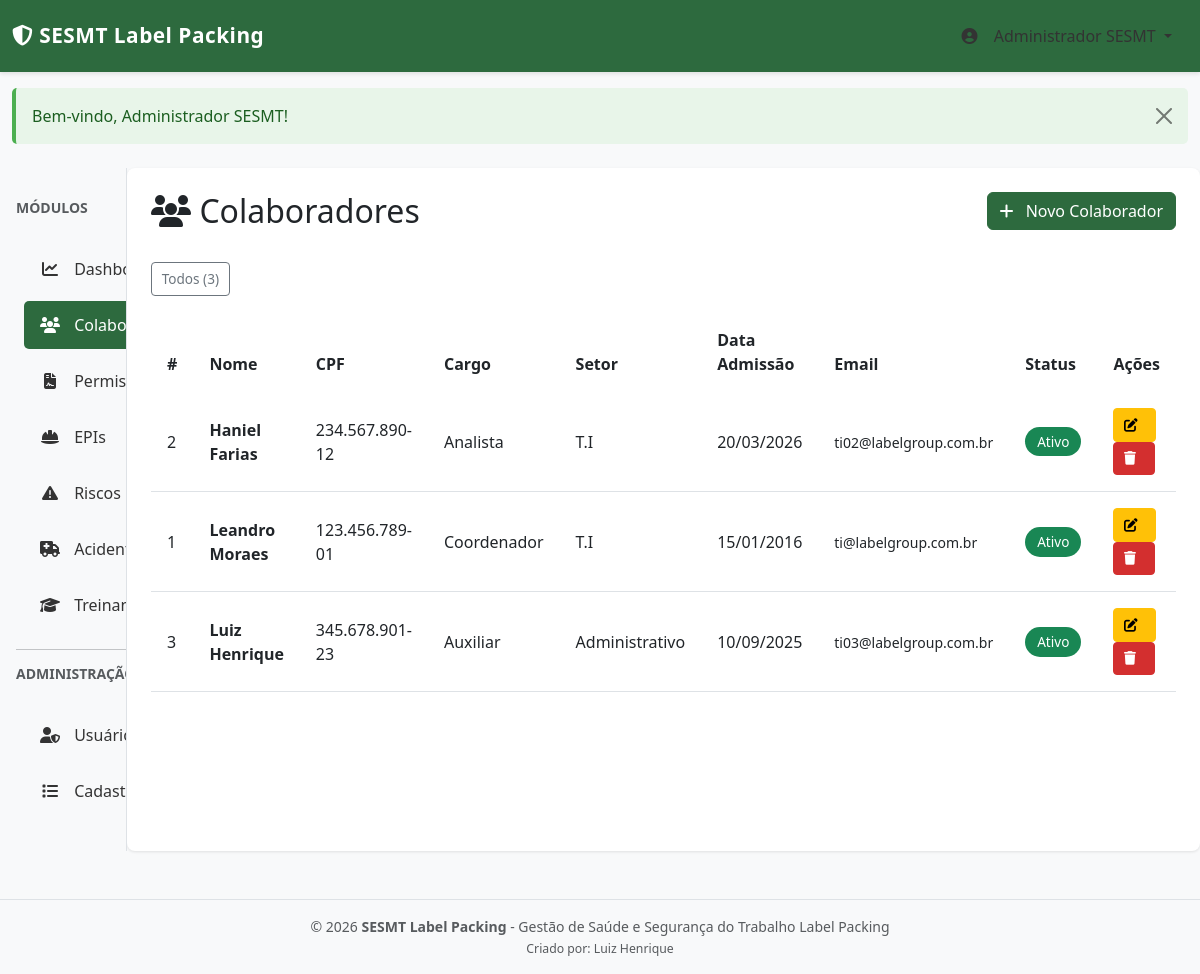
Page /index.php?page=employees (signed in) on the earlier database version.
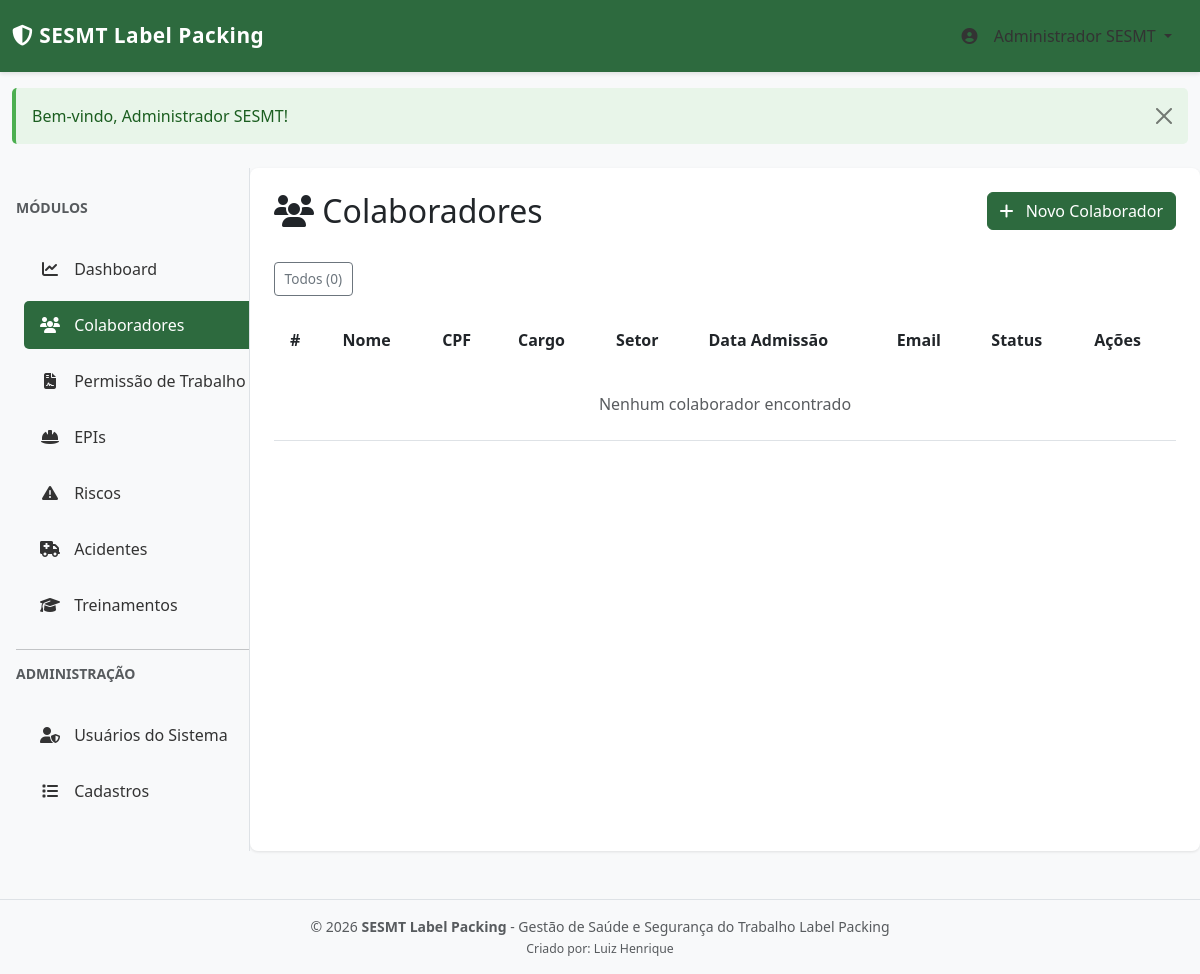
Same page on the later database version.
### tables this page shows
CREATE TABLE IF NOT EXISTS employees (
    id INT PRIMARY KEY AUTO_INCREMENT,
    name VARCHAR(255) NOT NULL,
    cpf VARCHAR(14) UNIQUE NOT NULL,
    email VARCHAR(255),
    job_title VARCHAR(255) NOT NULL,
    department VARCHAR(255) NOT NULL,
    hire_date DATE NOT NULL,
    phone VARCHAR(20),
    status ENUM('ativo', 'inativo') DEFAULT 'ativo',
    created_at TIMESTAMP DEFAULT CURRENT_TIMESTAMP,
    updated_at TIMESTAMP DEFAULT CURRENT_TIMESTAMP ON UPDATE CURRENT_TIMESTAMP,
    INDEX idx_cpf (cpf),
    INDEX idx_department (department),
    INDEX idx_status (status)
);

### config/database.php (called while the page is built, shortened)
<?php
class Database {
    private static $instance = null;
    private $connection;
    private $host = 'localhost';
    private $db_name = 'sesmt_db';
    private $db_user = 'root';
    private $db_pass = '';
    private $charset = 'utf8mb4';
    private function connect() {
        try {
            $this->connection = new mysqli(
                $this->host,
                $this->db_user,
                $this->db_pass,
                $this->db_name
            );
            $this->connection->set_charset($this->charset);
        } catch (Exception $e) {
            die("Erro de conexão: " . $e->getMessage() .
                "<br><br>Verifique se o MySQL está rodando e se o banco 'sesmt_db' foi criado.<br>" .
                "Importe o arquivo database.sql via phpMyAdmin.");
        }
    }
    public static function getInstance() {
        if (self::$instance === null) {
            self::$instance = new self();
        }
        return self::$instance;
    }
    public function getConnection() {
        return $this->connection;
    }
    public function execute($query, $params = [], $types = '') {
        $stmt = $this->connection->prepare($query);
        if (!empty($params)) {
            $stmt->bind_param($types, ...$params);
        }
        if (!$stmt->execute()) {
            throw new Exception("Erro ao executar query: " . $stmt->error);
        }
        return $stmt;
    }
    public function fetchAll($query, $params = [], $types = '') {
        $stmt = $this->execute($query, $params, $types);
        $result = $stmt->get_result();
        $data = [];
        while ($row = $result->fetch_assoc()) {
            $data[] = $row;
        }
        return $data;
    }
    public function fetchOne($query, $params = [], $types = '') {
        $stmt = $this->execute($query, $params, $types);
        $result = $stmt->get_result();
        $data = $result->fetch_assoc();
        return $data;
    }
}
?>

### models/Employee.php (called while the page is built, shortened)
<?php
class Employee {
    public function getAll($limit = null, $offset = 0, $status = null) {
        $query = "SELECT * FROM employees";
        $params = [];
        $types = '';
        $query .= " ORDER BY name ASC";
        if ($limit) {
            $query .= " LIMIT ? OFFSET ?";
            $params[] = $limit;
            $params[] = $offset;
            $types .= 'ii';
        }
        return Database::getInstance()->fetchAll($query, $params, $types);
    }
    public function count() {
        $query = "SELECT COUNT(*) as total FROM employees";
        $result = Database::getInstance()->fetchOne($query);
        return $result ? $result['total'] : 0;
    }
}
?>

### helpers.php (called while the page is built, shortened)
<?php
require_once __DIR__ . '/config/constants.php';
function formatDate($date, $format = DATE_FORMAT) {
    try {
        $dateObj = new DateTime($date);
        return $dateObj->format($format);
    } catch (Exception $e) {
        return $date;
    }
}
function formatCPF($cpf) {
    $cpf = preg_replace('/\D/', '', $cpf);
    return substr($cpf, 0, 3) . '.' . substr($cpf, 3, 3) . '.' . substr($cpf, 6, 3) . '-' . substr($cpf, 9, 2);
}
function getPaginationOffset($page = 1, $perPage = ITEMS_PER_PAGE) {
    $page = max(1, intval($page));
    return ($page - 1) * $perPage;
}
function getPagination($currentPage, $totalItems, $perPage = ITEMS_PER_PAGE) {
    $totalPages = ceil($totalItems / $perPage);
    return [
        'current_page' => max(1, intval($currentPage)),
        'total_pages' => $totalPages,
        'total_items' => $totalItems,
        'items_per_page' => $perPage,
        'offset' => getPaginationOffset($currentPage, $perPage),
        'has_prev' => $currentPage > 1,
        'has_next' => $currentPage < $totalPages,
        'prev_page' => $currentPage - 1,
        'next_page' => $currentPage + 1
    ];
}
?>

### config/constants.php (called while the page is built, shortened)
<?php
$EMPLOYEE_STATUS = [
    'ativo' => 'Ativo',
    'inativo' => 'Inativo'
];
?>

### models/Setting.php (called while the page is built, shortened)
<?php
require_once __DIR__ . '/../config/database.php';
class Setting {
    public function getAll($type, $activeOnly = true) {
        $query = "SELECT * FROM settings WHERE type = ?";
        $params = [$type];
        $types = 's';
        if ($activeOnly) {
            $query .= " AND active = 1";
        }
        $query .= " ORDER BY sort_order ASC, label ASC";
        return Database::getInstance()->fetchAll($query, $params, $types);
    }
    public function getOptions($type, $fallback = []) {
        $items = $this->getAll($type, true);
        $options = [];
        foreach ($items as $item) {
            $options[$item['code']] = $item['label'];
        }
        return $options;
    }
    public static function getOptionsByType($type, $fallback = []) {
        $model = new self();
        return $model->getOptions($type, $fallback);
    }
}

### views/employees/list.php (the view, shortened to what the rows shown need)
<?php
global $EMPLOYEE_STATUS;
?>
<div class="row mb-4">
    <div class="col-md-8">
        <h2><i class="fas fa-users"></i> Colaboradores</h2>
    </div>
</div>
<div class="table-responsive">
    <table class="table table-hover">
        <thead>
            <tr>
                <th>#</th>
                <th>Nome</th>
                <th>CPF</th>
                <th>Cargo</th>
                <th>Setor</th>
                <th>Data Admissão</th>
                <th>Email</th>
                <th>Status</th>
                <th>Ações</th>
            </tr>
        </thead>
        <tbody>
            <?php if (empty($employees)): ?>
                <tr>
                    <td colspan="9" class="text-center text-muted py-4">Nenhum colaborador encontrado</td>
                </tr>
            <?php else: ?>
                <?php foreach ($employees as $emp): ?>
                    <tr>
                        <td><?php echo $emp['id']; ?></td>
                        <td><strong><?php echo htmlspecialchars($emp['name']); ?></strong></td>
                        <td><?php echo formatCPF($emp['cpf']); ?></td>
                        <td><?php echo htmlspecialchars($emp['job_title']); ?></td>
                        <td><?php echo htmlspecialchars($emp['department']); ?></td>
                        <td><?php echo formatDate($emp['hire_date']); ?></td>
                        <td><small><?php echo htmlspecialchars($emp['email'] ?? '-'); ?></small></td>
                        <td>
                            <span class="badge <?php echo $emp['status'] === 'ativo' ? 'bg-success' : 'bg-danger'; ?>">
                                <?php echo htmlspecialchars($EMPLOYEE_STATUS[$emp['status']] ?? $emp['status']); ?>
                            </span>
                        </td>
                        <td>
                            <a href="<?php echo APP_URL; ?>/index.php?page=employees&action=edit&id=<?php echo $emp['id']; ?>"
                               class="btn btn-sm btn-warning" title="Editar">
                                <i class="fas fa-edit"></i>
                            </a>
                            <button class="btn btn-sm btn-danger"
                                    onclick="deleteItem(<?php echo $emp['id']; ?>, 'colaborador')"
                                    title="Deletar">
                                <i class="fas fa-trash"></i>
                            </button>
                        </td>
                    </tr>
                <?php endforeach; ?>
            <?php endif; ?>
        </tbody>
    </table>
</div>

Differences in the rows shown:
removed employees: id "2", name "Haniel Farias", cpf "234.567.890-12", job_title "Analista", department "T.I", hire_date "20/03/2026", email "ti02@labelgroup.com.br", status "Ativo"
removed employees: id "1", name "Leandro Moraes", cpf "123.456.789-01", job_title "Coordenador", department "T.I", hire_date "15/01/2016", email "ti@labelgroup.com.br", status "Ativo"
removed employees: id "3", name "Luiz Henrique", cpf "345.678.901-23", job_title "Auxiliar", department "Administrativo", hire_date "10/09/2025", email "ti03@labelgroup.com.br", status "Ativo"
Other differences:
$pagination['total_items']: "3" → "0"
text now shown: "Nenhum colaborador encontrado"
